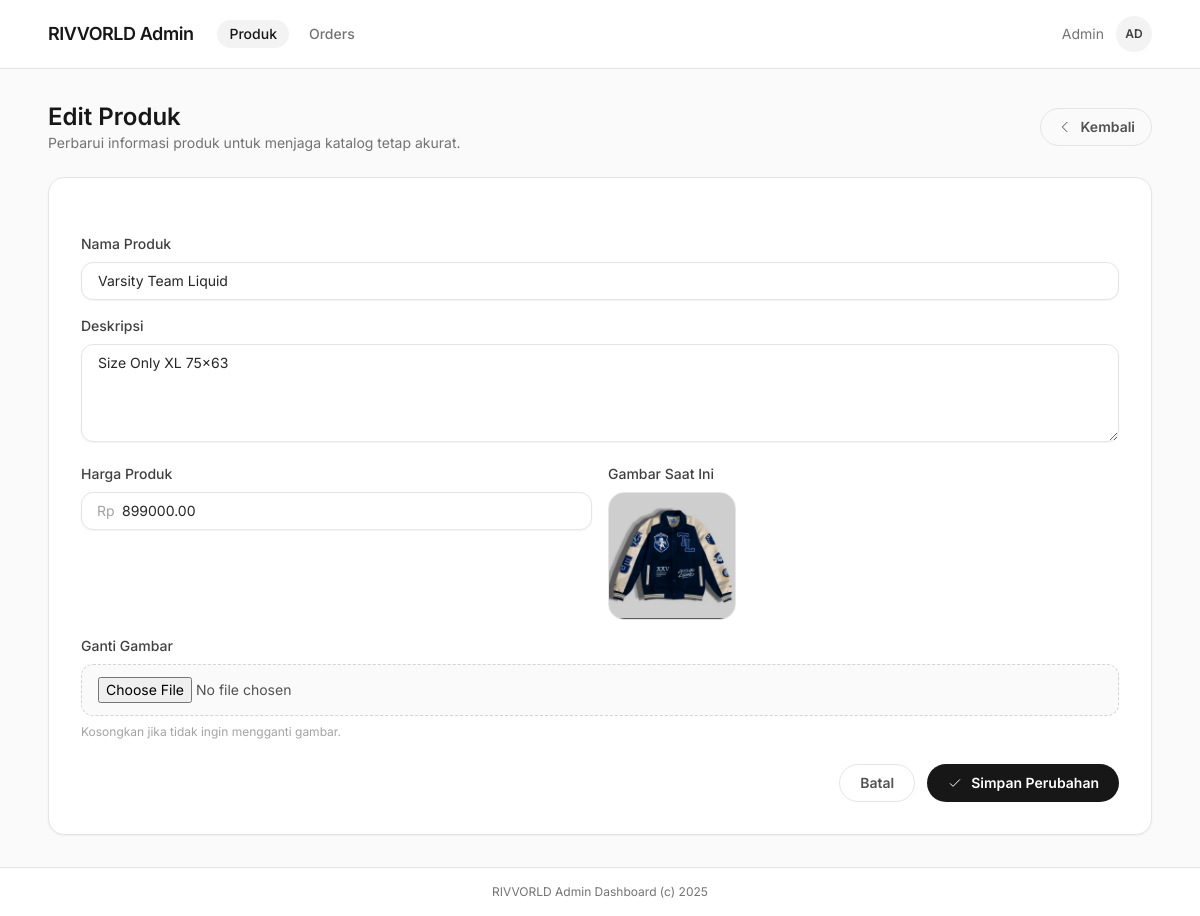
The app's page /Rivvorld/admin/editProduk.php?id_produk=6 with its own data.
### tables this page shows
CREATE TABLE `produk` (
  `id_produk` int(11) NOT NULL,
  `nama_produk` varchar(100) NOT NULL,
  `deskripsi` text DEFAULT NULL,
  `harga_produk` decimal(10,2) NOT NULL,
  `gambar_produk` varchar(255) DEFAULT NULL,
  `created_at` datetime DEFAULT current_timestamp()
);

### Rivvorld/admin/editProduk.php (the view, shortened to what this page needs)
<?php
include '../database/db.php';
$idProduk = intval($_GET['id_produk'] ?? 0);
$produk = null;
if ($idProduk > 0) {
  $sql = "SELECT id_produk, nama_produk, deskripsi, harga_produk, gambar_produk FROM produk WHERE id_produk=$idProduk";
  $result = $conn->query($sql);
  if ($result) {
    $produk = $result->fetch_assoc();
  }
}
function e($value)
{
  return htmlspecialchars($value ?? '', ENT_QUOTES, 'UTF-8');
}
$produkNotFound = !$produk;
?>
<!DOCTYPE html>
<html lang="en">
  <head>
    <script src="https://cdn.tailwindcss.com"></script>
  </head>
  <body class="bg-neutral-50 font-sans text-neutral-900 antialiased">
    <div class="flex min-h-screen flex-col">
      <header class="border-b border-neutral-200 bg-white/95 backdrop-blur">
        <div class="mx-auto flex w-full max-w-6xl items-center justify-between px-6 py-4">
          <div class="flex items-center gap-6">
            <a href="../index.php" class="text-lg font-semibold tracking-tight text-neutral-900">
              RIVVORLD Admin
            </a>
            <nav class="hidden gap-2 text-sm text-neutral-500 sm:flex">
              <span class="rounded-full bg-neutral-900/5 px-3 py-1 font-medium text-neutral-900">
                Produk
              </span>
              <a
                href="orders.php"
                class="rounded-full px-3 py-1 font-medium text-neutral-500 transition hover:text-neutral-900"
              >
                Orders
              </a>
            </nav>
          </div>
          <div class="flex items-center gap-3 text-sm">
            <span class="hidden text-neutral-500 sm:inline">Admin</span>
            <div class="flex h-9 w-9 items-center justify-center rounded-full bg-neutral-900/5 text-xs font-semibold text-neutral-700">
              AD
            </div>
          </div>
        </div>
      </header>
      <main class="mx-auto flex w-full max-w-6xl flex-1 flex-col gap-6 px-6 py-8">
        <section class="flex flex-wrap items-center justify-between gap-4">
          <div>
            <h1 class="text-2xl font-semibold text-neutral-900">Edit Produk</h1>
            <p class="text-sm text-neutral-500">
              Perbarui informasi produk untuk menjaga katalog tetap akurat.
            </p>
          </div>
          <a
            href="index.php"
            class="inline-flex items-center gap-2 rounded-full border border-neutral-200 px-4 py-2 text-sm font-semibold text-neutral-600 transition hover:border-neutral-900 hover:text-neutral-900"
          >
            <svg xmlns="http://www.w3.org/2000/svg" class="h-4 w-4" fill="none" viewBox="0 0 24 24" stroke="currentColor">
              <path stroke-linecap="round" stroke-linejoin="round" stroke-width="1.5" d="M15 19l-7-7 7-7" />
            </svg>
            Kembali
          </a>
        </section>
        <?php if ($produkNotFound) : ?>
          <section class="rounded-2xl border border-neutral-200 bg-white p-8 text-center shadow-sm">
            <h2 class="text-lg font-semibold text-neutral-900">Produk tidak ditemukan</h2>
            <p class="mt-2 text-sm text-neutral-500">
              Data produk yang Anda cari tidak tersedia atau sudah dihapus. Silakan kembali ke daftar produk.
            </p>
            <div class="mt-4 flex justify-center">
              <a
                href="index.php"
                class="inline-flex items-center gap-2 rounded-full border border-neutral-200 px-5 py-2 text-sm font-semibold text-neutral-600 transition hover:border-neutral-900 hover:text-neutral-900"
              >
                Kembali ke Daftar Produk
              </a>
            </div>
          </section>
        <?php else : ?>
          <section class="space-y-6">
            <div class="rounded-2xl border border-neutral-200 bg-white p-8 shadow-sm">
              <form action="../controller/ProdukController.php" method="POST" enctype="multipart/form-data" class="space-y-6">
                <div class="grid gap-4 md:grid-cols-2">
                  <div class="md:col-span-2">
                    <label for="nama_produk" class="mb-2 block text-sm font-medium text-neutral-700">Nama Produk</label>
                    <input
                      type="text"
                      id="nama_produk"
                      name="nama_produk"
                      value="<?= e($produk['nama_produk']) ?>"
                      class="w-full rounded-xl border border-neutral-200 bg-white px-4 py-2 text-sm text-neutral-800 shadow-sm transition focus:border-neutral-900 focus:outline-none"
                      required
                    />
                  </div>
                  <div class="md:col-span-2">
                    <label for="deskripsi" class="mb-2 block text-sm font-medium text-neutral-700">Deskripsi</label>
                    <textarea
                      id="deskripsi"
                      name="deskripsi"
                      rows="4"
                      class="w-full rounded-xl border border-neutral-200 bg-white px-4 py-2 text-sm text-neutral-800 shadow-sm transition focus:border-neutral-900 focus:outline-none"><?= e($produk['deskripsi']) ?></textarea>
                  </div>
                  <div>
                    <label for="harga_produk" class="mb-2 block text-sm font-medium text-neutral-700">Harga Produk</label>
                    <div class="relative">
                      <span class="pointer-events-none absolute inset-y-0 left-4 flex items-center text-sm text-neutral-400">Rp</span>
                      <input
                        type="number"
                        step="0.01"
                        min="0"
                        id="harga_produk"
                        name="harga_produk"
                        value="<?= e($produk['harga_produk']) ?>"
                        class="w-full rounded-xl border border-neutral-200 bg-white px-4 py-2 pl-10 text-sm text-neutral-800 shadow-sm transition focus:border-neutral-900 focus:outline-none"
                        required
                      />
                    </div>
                  </div>
                  <div>
                    <label class="mb-2 block text-sm font-medium text-neutral-700">Gambar Saat Ini</label>
                    <?php if (!empty($produk['gambar_produk'])) : ?>
                      <img
                        src="../gambar/<?= e($produk['gambar_produk']) ?>"
                        alt="<?= e($produk['nama_produk']) ?>"
                        class="h-32 w-32 rounded-2xl border border-neutral-200 object-cover"
                      />
                    <?php else : ?>
                      <div class="flex h-32 w-32 items-center justify-center rounded-2xl border border-dashed border-neutral-300 text-xs font-medium text-neutral-400">
                        Tidak ada gambar
                      </div>
                    <?php endif; ?>
                  </div>
                  <div class="md:col-span-2">
                    <label for="gambar_produk" class="mb-2 block text-sm font-medium text-neutral-700">Ganti Gambar</label>
                    <input
                      type="file"
                      id="gambar_produk"
                      name="gambar_produk"
                      accept="image/*"
                      class="w-full cursor-pointer rounded-xl border border-dashed border-neutral-300 bg-neutral-50 px-4 py-3 text-sm text-neutral-600 transition hover:border-neutral-500"
                    />
                    <p class="mt-2 text-xs text-neutral-400">Kosongkan jika tidak ingin mengganti gambar.</p>
                  </div>
                </div>
                <div class="flex justify-end gap-3">
                  <a
                    href="index.php"
                    class="inline-flex items-center gap-2 rounded-full border border-neutral-200 px-5 py-2 text-sm font-semibold text-neutral-600 transition hover:border-neutral-900 hover:text-neutral-900"
                  >
                    Batal
                  </a>
                  <button
                    type="submit"
                    class="inline-flex items-center gap-2 rounded-full bg-neutral-900 px-5 py-2 text-sm font-semibold text-white transition hover:bg-neutral-700"
                  >
                    <svg xmlns="http://www.w3.org/2000/svg" class="h-4 w-4" fill="none" viewBox="0 0 24 24" stroke="currentColor">
                      <path stroke-linecap="round" stroke-linejoin="round" stroke-width="1.5" d="M5 13l4 4L19 7" />
                    </svg>
                    Simpan Perubahan
                  </button>
                </div>
              </form>
            </div>
          </section>
        <?php endif; ?>
      </main>
      <footer class="border-t border-neutral-200 bg-white py-4 text-center text-xs text-neutral-500">
        RIVVORLD Admin Dashboard (c) 2025
      </footer>
    </div>
  </body>
</html>

### records on screen
produk: nama_produk "Varsity Team Liquid", deskripsi "Size Only XL 75x63", harga_produk "899000.00", gambar_produk (picture)
